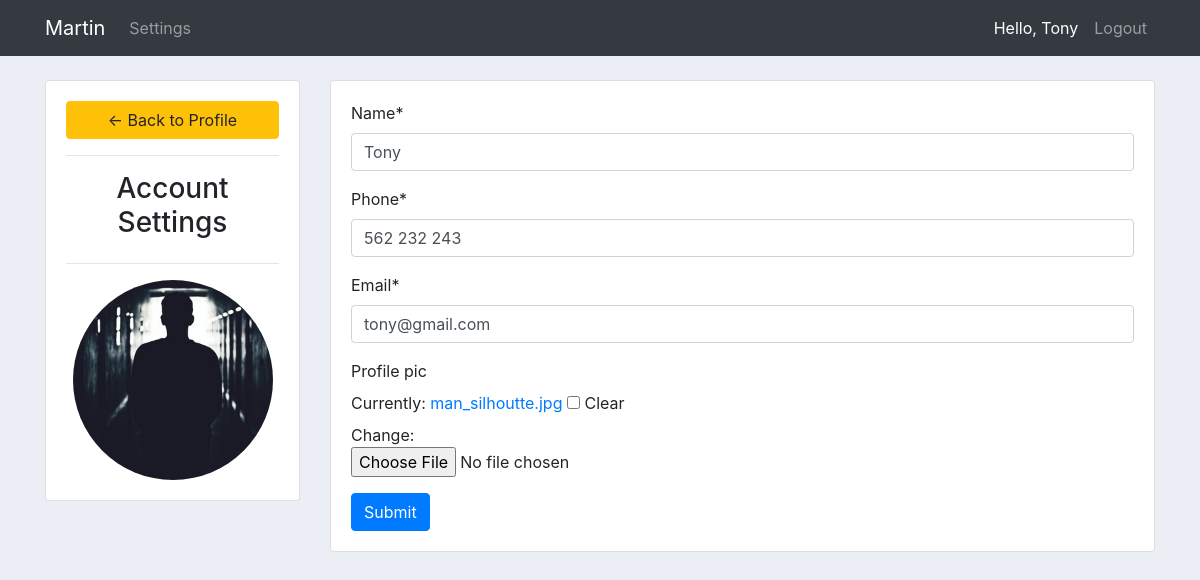
Before: /account/ (signed in) with the older database file.
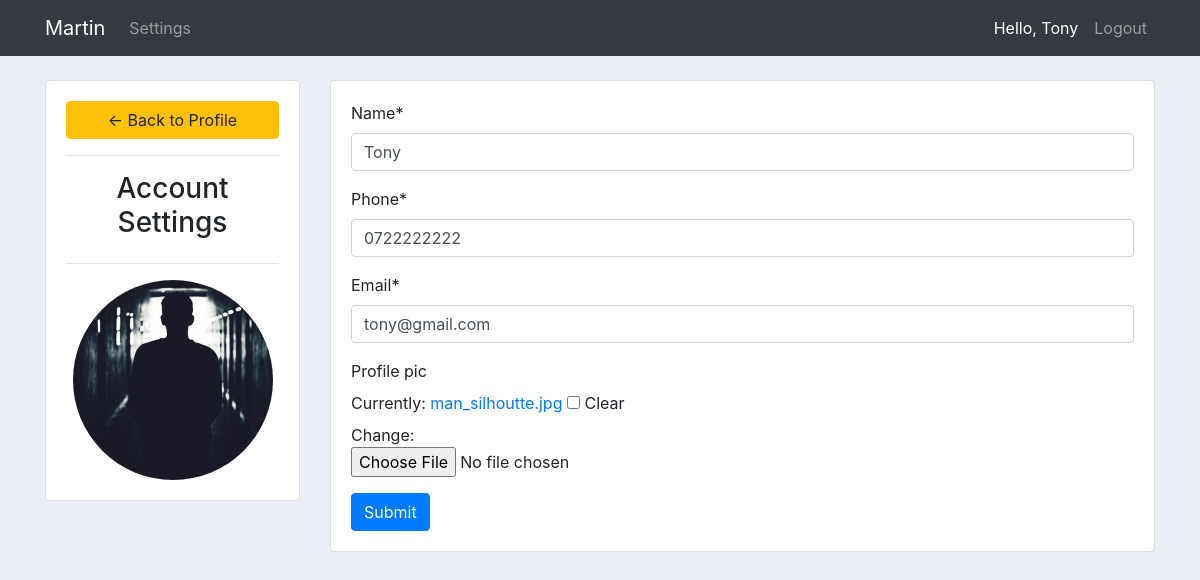
After: the same page with the newer database file.
### accounts/models.py (models this page shows, shortened)
class Customer(models.Model):
    user = models.OneToOneField(User, null=True, blank=True, on_delete=models.CASCADE) # ONE USER CAN HAVE ONE CUSTOMER, ONE CUSTOMER CAN HAVE ONE USER
    name = models.CharField(max_length=200, null=True)
    phone = models.CharField(max_length=200, null=True)
    email = models.CharField(max_length=200, null=True)
    profile_pic = models.ImageField(default="default.png", null=True, blank=True)
    date_created = models.DateTimeField(auto_now_add=True, null=True)

### accounts/decorators.py (the view)
        def wrapper_func(request, *args, **kwargs):
            group = None
            if request.user.groups.exists():
                group = request.user.groups.all()[0].name # grab the 1st name of a user group name
            if group in allowed_roles:  # i specified the allowed_roles in the views.py file
                return view_func(request, *args, **kwargs)
            else:
                return HttpResponse("You are not authorized to view this page.")

### accounts/forms.py
class CustomerForm(ModelForm):
	class Meta:
            model = Customer
            fields = '__all__'
            exclude = ['user']

### accounts/views.py (called while the page is built)
@login_required(login_url='login')
@allowed_users(allowed_roles=['customer'])
def accountSettings(request):
	customer = request.user.customer
	form = CustomerForm(instance=customer)
	if request.method == 'POST':
            form = CustomerForm(request.POST, request.FILES, instance=customer) # we want the data and files coming with it
            if form.is_valid():
                form.save()
                messages.success(request, f'Your profile has been updated.')
                return redirect('user-page')
	context = {'form': form}
	return render(request, 'accounts/account_settings.html', context)

### accounts/templates/accounts/account_settings.html (shortened to what this page needs)
{% extends 'accounts/main.html' %}
{% load crispy_forms_tags %}
{% load static %}
{% block content %}
<br>
<div class="row">
    <div class="col-md-3">
        <div class="card card-body">
            <a class="btn btn-warning" href="{% url 'home' %}"> &#8592; Back to Profile</a>
            <hr>
            <h3 style="text-align: center">Account Settings</h3>
            <hr>
            <img class="profile-pic" src="{{request.user.customer.profile_pic.url}}">
        </div>
    </div>
    <div class="col-md-9">
        <div class="card card-body">
            <form method="POST" action="" enctype="multipart/form-data">
                {{form | crispy}}
                <input class="btn btn-primary" type="submit" name="Update Information">
            </form>
        </div>
    </div>
</div>
{% endblock %}

Changed rows visible on the page:
changed Customer "Tony": phone "562 232 243" → "0722222222"
